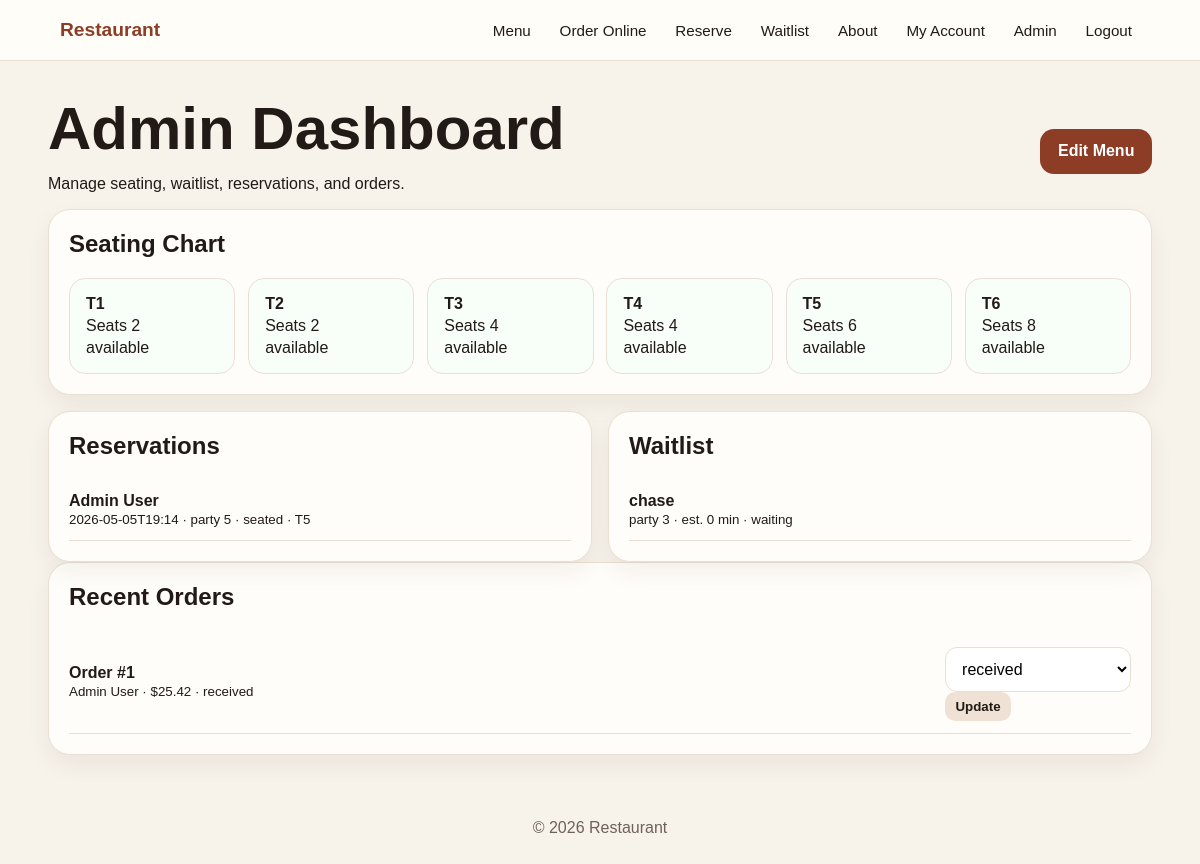
The page /admin (signed in) on the database its author committed.
### tables this page shows
CREATE TABLE dining_tables (
        id INTEGER PRIMARY KEY AUTOINCREMENT,
        label TEXT NOT NULL UNIQUE,
        capacity INTEGER NOT NULL CHECK(capacity > 0),
        status TEXT NOT NULL DEFAULT 'available',
        current_party_name TEXT,
        seated_until TEXT
    );

CREATE TABLE reservations (
        id INTEGER PRIMARY KEY AUTOINCREMENT,
        user_id INTEGER,
        customer_name TEXT NOT NULL,
        email TEXT NOT NULL,
        phone TEXT NOT NULL,
        party_size INTEGER NOT NULL CHECK(party_size > 0),
        reservation_time TEXT NOT NULL,
        status TEXT NOT NULL DEFAULT 'booked',
        table_id INTEGER,
        confirmation_sent INTEGER NOT NULL DEFAULT 0,
        created_at TEXT NOT NULL,
        FOREIGN KEY(user_id) REFERENCES users(id),
        FOREIGN KEY(table_id) REFERENCES dining_tables(id)
    );

CREATE TABLE waitlist (
        id INTEGER PRIMARY KEY AUTOINCREMENT,
        customer_name TEXT NOT NULL,
        email TEXT NOT NULL,
        phone TEXT NOT NULL,
        party_size INTEGER NOT NULL CHECK(party_size > 0),
        estimated_wait INTEGER NOT NULL,
        status TEXT NOT NULL DEFAULT 'waiting',
        table_id INTEGER,
        created_at TEXT NOT NULL,
        FOREIGN KEY(table_id) REFERENCES dining_tables(id)
    );

CREATE TABLE orders (
        id INTEGER PRIMARY KEY AUTOINCREMENT,
        user_id INTEGER,
        customer_name TEXT NOT NULL,
        email TEXT NOT NULL,
        phone TEXT NOT NULL,
        order_type TEXT NOT NULL DEFAULT 'pickup',
        status TEXT NOT NULL DEFAULT 'received',
        subtotal REAL NOT NULL,
        tax REAL NOT NULL,
        total REAL NOT NULL,
        confirmation_sent INTEGER NOT NULL DEFAULT 0,
        created_at TEXT NOT NULL,
        FOREIGN KEY(user_id) REFERENCES users(id)
    );

### app.py (the view)
@app.route("/admin")
@admin_required
def admin():
    tables = query_all("SELECT * FROM dining_tables ORDER BY capacity, label")
    reservations = query_all("SELECT r.*, t.label AS table_label FROM reservations r LEFT JOIN dining_tables t ON r.table_id=t.id ORDER BY r.created_at DESC")
    waiting = query_all("SELECT w.*, t.label AS table_label FROM waitlist w LEFT JOIN dining_tables t ON w.table_id=t.id ORDER BY w.created_at ASC")
    orders = query_all("SELECT * FROM orders ORDER BY created_at DESC LIMIT 25")
    return render_template("admin.html", tables=tables, reservations=reservations, waiting=waiting, orders=orders)

### app.py (called while the page is built, shortened)
def get_db() -> sqlite3.Connection:
    if "db" not in g:
        DATABASE.parent.mkdir(exist_ok=True)
        g.db = sqlite3.connect(DATABASE)
        g.db.row_factory = sqlite3.Row
        g.db.execute("PRAGMA foreign_keys = ON")
    return g.db

def query_one(sql: str, args: tuple = ()) -> Optional[sqlite3.Row]:
    return get_db().execute(sql, args).fetchone()

def query_all(sql: str, args: tuple = ()) -> list[sqlite3.Row]:
    return get_db().execute(sql, args).fetchall()

def seed_data():
    db = get_db()
    now = datetime.now().isoformat(timespec="seconds")
    if not query_one("SELECT id FROM users WHERE email = ?", (ADMIN_EMAIL,)):
        db.execute(
            "INSERT INTO users (name, email, password_hash, role, email_confirmed, created_at) VALUES (?, ?, ?, 'admin', 1, ?)",
            ("Admin User", ADMIN_EMAIL, generate_password_hash(ADMIN_PASSWORD), now),
        )
    if query_one("SELECT COUNT(*) AS c FROM dining_tables")["c"] == 0:
        tables = [("T1", 2), ("T2", 2), ("T3", 4), ("T4", 4), ("T5", 6), ("T6", 8)]
        db.executemany("INSERT INTO dining_tables (label, capacity) VALUES (?, ?)", tables)
    db.commit()

def current_user():
    user_id = session.get("user_id")
    if not user_id:
        return None
    return query_one("SELECT * FROM users WHERE id = ?", (user_id,))

@app.context_processor
def inject_globals():
    return {"current_user": current_user(), "year": datetime.now().year}

def admin_required(view):
    @wraps(view)
    def wrapped(*args, **kwargs):
        user = current_user()
        if not user or user["role"] != "admin":
            flash("Admin access required.", "danger")
            return redirect(url_for("login", next=request.path))
        return view(*args, **kwargs)
    return wrapped

@app.before_request
def ensure_db_ready():
    init_db(reset=False)

### templates/admin.html (shortened to what this page needs)
{% extends 'base.html' %}
{% block content %}
<div class="page-head between"><div><h1>Admin Dashboard</h1><p>Manage seating, waitlist, reservations, and orders.</p></div><a class="button" href="{{ url_for('admin_menu') }}">Edit Menu</a></div>
<section class="card"><h2>Seating Chart</h2><div class="table-grid">
{% for t in tables %}
  <div class="table-card {{ t.status }}">
    <strong>{{ t.label }}</strong><span>Seats {{ t.capacity }}</span><span>{{ t.status }}</span>
  </div>
{% endfor %}
</div></section>
<div class="grid two">
<section class="card"><h2>Reservations</h2><div class="scroll-list">
{% for r in reservations %}
  <div class="list-row"><div><strong>{{ r.customer_name }}</strong><br><small>{{ r.reservation_time }} · party {{ r.party_size }} · {{ r.status }} {% if r.table_label %}· {{ r.table_label }}{% endif %}</small></div>
  {% if r.status == 'booked' %}<form method="post" action="{{ url_for('seat_reservation', reservation_id=r.id) }}"><button class="small-btn">Seat</button></form>{% endif %}</div>
{% else %}<p>No reservations.</p>{% endfor %}
</div></section>
<section class="card"><h2>Waitlist</h2><div class="scroll-list">
{% for w in waiting %}<div class="list-row"><div><strong>{{ w.customer_name }}</strong><br><small>party {{ w.party_size }} · est. {{ w.estimated_wait }} min · {{ w.status }} {% if w.table_label %}· {{ w.table_label }}{% endif %}</small></div></div>{% else %}<p>No waitlist entries.</p>{% endfor %}
</div></section>
</div>
<section class="card"><h2>Recent Orders</h2>
{% for o in orders %}
  <div class="list-row"><div><strong>Order #{{ o.id }}</strong><br><small>{{ o.customer_name }} · ${{ '%.2f'|format(o.total) }} · {{ o.status }}</small></div>
  <form method="post" action="{{ url_for('update_order_status', order_id=o.id) }}"><select name="status"><option>received</option></select><button class="small-btn">Update</button></form></div>
{% else %}<p>No orders.</p>{% endfor %}
</section>
{% endblock %}

### static/css/style.css (style rules this page uses)
:root { --bg:#f7f2ea; --panel:#fffdf9; --text:#211a16; --muted:#6d625b; --line:#eadfd2; --accent:#8d3d26; --accent2:#254a35; --danger:#b42318; }
* { box-sizing: border-box; }
body { margin:0; font-family: Arial, Helvetica, sans-serif; background:var(--bg); color:var(--text); }
a { color:inherit; text-decoration:none; }
h1 { font-size:clamp(2rem, 5vw, 4rem); line-height:1.02; margin:.3rem 0 1rem; }
h2 { margin-top:0; }
.button, button.button { display:inline-block; border:0; cursor:pointer; background:var(--accent); color:white; padding:.85rem 1.1rem; border-radius:14px; font-weight:700; }
.small-btn { border:0; cursor:pointer; background:#efe2d4; color:var(--text); padding:.45rem .65rem; border-radius:10px; font-weight:700; display:inline-block; }
.card, .form-card, .stats-card { background:var(--panel); border:1px solid var(--line); border-radius:22px; padding:1.25rem; box-shadow:0 10px 24px rgba(50,30,10,.06); }
.grid { display:grid; gap:1rem; margin-top:1rem; }
.grid.two { grid-template-columns:repeat(2, minmax(0,1fr)); }
.between { display:flex; justify-content:space-between; gap:1rem; align-items:center; }
input, select, textarea { width:100%; margin-top:.25rem; padding:.75rem; border:1px solid var(--line); border-radius:12px; background:white; font:inherit; }
.order-row, .list-row { display:flex; justify-content:space-between; gap:1rem; align-items:center; padding:.75rem 0; border-bottom:1px solid var(--line); }
.table-grid { display:grid; grid-template-columns:repeat(auto-fit, minmax(150px, 1fr)); gap:.8rem; }
.table-card { padding:1rem; border-radius:16px; border:1px solid var(--line); background:#f8fff9; display:grid; gap:.25rem; }
.scroll-list { max-height:360px; overflow:auto; }

### rows shown on the page
dining_tables: label "T1", capacity "2", status "available"
dining_tables: label "T2", capacity "2", status "available"
dining_tables: label "T3", capacity "4", status "available"
dining_tables: label "T4", capacity "4", status "available"
dining_tables: label "T5", capacity "6", status "available"
dining_tables: label "T6", capacity "8", status "available"
reservations: customer_name "Admin User", reservation_time "2026-05-05T19:14", party_size "5", status "seated", table_label "T5"
waitlist: customer_name "chase", party_size "3", estimated_wait "0", status "waiting"
orders: id "1", customer_name "Admin User", total "25.42", status "received"
